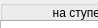
       <widget class="QWidget" name="pageTestPoints">
        <property name="geometry">
         <rect>
          <x>0</x>
          <y>0</y>
          <width>98</width>
          <height>28</height>
         </rect>
        </property>
        <attribute name="label">
         <string>Точки</string>
        </attribute>
        <widget class="QTableView" name="tablePoints">
         <property name="geometry">
          <rect>
           <x>0</x>
           <y>20</y>
           <width>271</width>
           <height>201</height>
          </rect>
         </property>
         <property name="locale">
          <locale language="English" country="UnitedStates"/>
         </property>
         <property name="selectionMode">
          <enum>QAbstractItemView::SingleSelection</enum>
         </property>
         <property name="selectionBehavior">
          <enum>QAbstractItemView::SelectRows</enum>
         </property>
         <property name="textElideMode">
          <enum>Qt::ElideLeft</enum>
         </property>
         <property name="wordWrap">
          <bool>false</bool>
         </property>
         <property name="cornerButtonEnabled">
          <bool>false</bool>
         </property>
         <attribute name="horizontalHeaderHighlightSections">
          <bool>false</bool>
         </attribute>
         <attribute name="verticalHeaderVisible">
          <bool>false</bool>
         </attribute>
         <attribute name="verticalHeaderHighlightSections">
          <bool>false</bool>
         </attribute>
        </widget>
        <widget class="QGroupBox" name="groupPoints">
         <property name="geometry">
          <rect>
           <x>0</x>
           <y>0</y>
           <width>271</width>
           <height>21</height>
          </rect>
         </property>
         <property name="title">
          <string/>
         </property>
         <widget class="QWidget" name="horizontalLayoutWidget">
          <property name="geometry">
           <rect>
            <x>0</x>
            <y>0</y>
            <width>271</width>
            <height>26</height>
           </rect>
          </property>
          <layout class="QHBoxLayout" name="horizontalLayout">
           <item>
            <widget class="QRadioButton" name="radioPointsStage">
             <property name="layoutDirection">
              <enum>Qt::RightToLeft</enum>
             </property>
             <property name="text">
              <string>на ступень</string>
             </property>
             <property name="checkable">
              <bool>true</bool>
             </property>
             <property name="checked">
              <bool>true</bool>
             </property>
            </widget>
           </item>
           <item>
            <widget class="QRadioButton" name="radioPointsReal">
             <property name="layoutDirection">
              <enum>Qt::LeftToRight</enum>
             </property>
             <property name="text">
              <string>фактические</string>
             </property>
             <property name="checked">
              <bool>false</bool>
             </property>
            </widget>
           </item>
          </layout>
         </widget>
        </widget>
       </widget>
